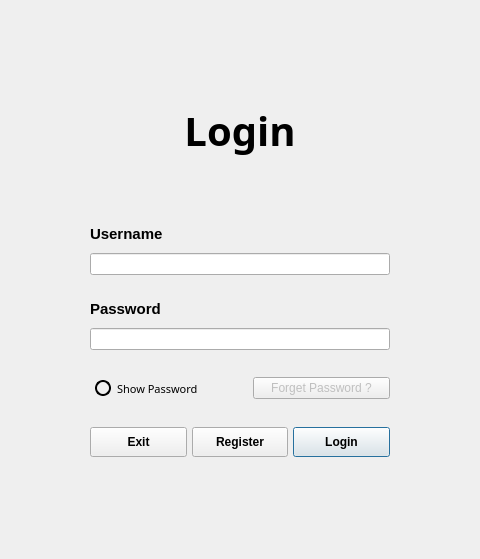
     <widget class="QWidget" name="page">
      <layout class="QGridLayout" name="gridLayout_2">
       <item row="0" column="1">
        <spacer name="verticalSpacer_3">
         <property name="orientation">
          <enum>Qt::Vertical</enum>
         </property>
         <property name="sizeHint" stdset="0">
          <size>
           <width>20</width>
           <height>92</height>
          </size>
         </property>
        </spacer>
       </item>
       <item row="1" column="0">
        <spacer name="horizontalSpacer_3">
         <property name="orientation">
          <enum>Qt::Horizontal</enum>
         </property>
         <property name="sizeHint" stdset="0">
          <size>
           <width>79</width>
           <height>20</height>
          </size>
         </property>
        </spacer>
       </item>
       <item row="1" column="1">
        <layout class="QVBoxLayout" name="verticalLayout_5">
         <property name="spacing">
          <number>25</number>
         </property>
         <item>
          <widget class="QLabel" name="loginLabel">
           <property name="font">
            <font>
             <family>Pristina</family>
             <pointsize>30</pointsize>
             <weight>75</weight>
             <bold>true</bold>
            </font>
           </property>
           <property name="styleSheet">
            <string notr="true">#loginLabel {
	color: #000;
}</string>
           </property>
           <property name="text">
            <string>Login</string>
           </property>
           <property name="alignment">
            <set>Qt::AlignCenter</set>
           </property>
          </widget>
         </item>
         <item>
          <widget class="QLabel" name="loginMsg">
           <property name="font">
            <font>
             <pointsize>11</pointsize>
             <weight>75</weight>
             <bold>true</bold>
            </font>
           </property>
           <property name="styleSheet">
            <string notr="true">color: rgb(255, 32, 32);</string>
           </property>
           <property name="text">
            <string/>
           </property>
           <property name="alignment">
            <set>Qt::AlignCenter</set>
           </property>
          </widget>
         </item>
         <item>
          <layout class="QVBoxLayout" name="verticalLayout_3">
           <property name="spacing">
            <number>10</number>
           </property>
           <item>
            <widget class="QLabel" name="label">
             <property name="font">
              <font>
               <pointsize>11</pointsize>
               <weight>75</weight>
               <bold>true</bold>
              </font>
             </property>
             <property name="text">
              <string>Username</string>
             </property>
            </widget>
           </item>
           <item>
            <widget class="QLineEdit" name="loginUserInput">
             <property name="minimumSize">
              <size>
               <width>300</width>
               <height>0</height>
              </size>
             </property>
             <property name="font">
              <font>
               <weight>75</weight>
               <bold>true</bold>
              </font>
             </property>
             <property name="maxLength">
              <number>15</number>
             </property>
             <property name="clearButtonEnabled">
              <bool>true</bool>
             </property>
            </widget>
           </item>
          </layout>
         </item>
         <item>
          <layout class="QVBoxLayout" name="verticalLayout_4">
           <property name="spacing">
            <number>10</number>
           </property>
           <item>
            <widget class="QLabel" name="label_2">
             <property name="font">
              <font>
               <pointsize>11</pointsize>
               <weight>75</weight>
               <bold>true</bold>
              </font>
             </property>
             <property name="text">
              <string>Password</string>
             </property>
            </widget>
           </item>
           <item>
            <widget class="QLineEdit" name="loginPassInput">
             <property name="minimumSize">
              <size>
               <width>300</width>
               <height>0</height>
              </size>
             </property>
             <property name="font">
              <font>
               <weight>75</weight>
               <bold>true</bold>
              </font>
             </property>
             <property name="maxLength">
              <number>15</number>
             </property>
             <property name="echoMode">
              <enum>QLineEdit::Password</enum>
             </property>
             <property name="clearButtonEnabled">
              <bool>true</bool>
             </property>
            </widget>
           </item>
          </layout>
         </item>
         <item>
          <layout class="QHBoxLayout" name="horizontalLayout_6">
           <item>
            <widget class="QCheckBox" name="checkBox">
             <property name="font">
              <font>
               <family>Segoe Print</family>
               <pointsize>8</pointsize>
               <weight>9</weight>
               <italic>false</italic>
               <bold>false</bold>
              </font>
             </property>
             <property name="styleSheet">
              <string notr="true">#checkBox{
padding : 5px;
	font: 75 8pt &quot;Segoe Print&quot;;
}
#checkBox::indicator{
   border :2px solid black;
width : 12px;
height: 12px;
 border-radius: 8px;
                               }</string>
             </property>
             <property name="text">
              <string>Show Password</string>
             </property>
            </widget>
           </item>
           <item>
            <widget class="QPushButton" name="forgetPassBtn">
             <property name="styleSheet">
              <string notr="true">color: rgb(191, 191, 191);</string>
             </property>
             <property name="text">
              <string>Forget Password ?</string>
             </property>
            </widget>
           </item>
          </layout>
         </item>
         <item>
          <layout class="QHBoxLayout" name="horizontalLayout">
           <property name="spacing">
            <number>5</number>
           </property>
           <item>
            <widget class="QPushButton" name="exitBtn">
             <property name="minimumSize">
              <size>
               <width>0</width>
               <height>30</height>
              </size>
             </property>
             <property name="font">
              <font>
               <pointsize>9</pointsize>
               <weight>75</weight>
               <bold>true</bold>
              </font>
             </property>
             <property name="text">
              <string>Exit</string>
             </property>
             <property name="icon">
              <iconset>
               <normaloff>:/icon/icon/x-mark-3-48.ico</normaloff>:/icon/icon/x-mark-3-48.ico</iconset>
             </property>
            </widget>
           </item>
           <item>
            <widget class="QPushButton" name="registerBtn">
             <property name="minimumSize">
              <size>
               <width>0</width>
               <height>30</height>
              </size>
             </property>
             <property name="font">
              <font>
               <pointsize>9</pointsize>
               <weight>75</weight>
               <bold>true</bold>
              </font>
             </property>
             <property name="text">
              <string>Register</string>
             </property>
             <property name="icon">
              <iconset>
               <normaloff>:/icon/icon/user-48.ico</normaloff>:/icon/icon/user-48.ico</iconset>
             </property>
            </widget>
           </item>
           <item>
            <widget class="QPushButton" name="loginBtn">
             <property name="minimumSize">
              <size>
               <width>0</width>
               <height>30</height>
              </size>
             </property>
             <property name="font">
              <font>
               <pointsize>9</pointsize>
               <weight>75</weight>
               <bold>true</bold>
              </font>
             </property>
             <property name="text">
              <string>Login</string>
             </property>
             <property name="icon">
              <iconset>
               <normaloff>:/icon/icon/login-64.ico</normaloff>:/icon/icon/login-64.ico</iconset>
             </property>
             <property name="autoDefault">
              <bool>false</bool>
             </property>
             <property name="default">
              <bool>true</bool>
             </property>
            </widget>
           </item>
          </layout>
         </item>
        </layout>
       </item>
       <item row="1" column="2">
        <spacer name="horizontalSpacer_4">
         <property name="orientation">
          <enum>Qt::Horizontal</enum>
         </property>
         <property name="sizeHint" stdset="0">
          <size>
           <width>79</width>
           <height>20</height>
          </size>
         </property>
        </spacer>
       </item>
       <item row="2" column="1">
        <spacer name="verticalSpacer_4">
         <property name="orientation">
          <enum>Qt::Vertical</enum>
         </property>
         <property name="sizeHint" stdset="0">
          <size>
           <width>20</width>
           <height>91</height>
          </size>
         </property>
        </spacer>
       </item>
      </layout>
     </widget>
